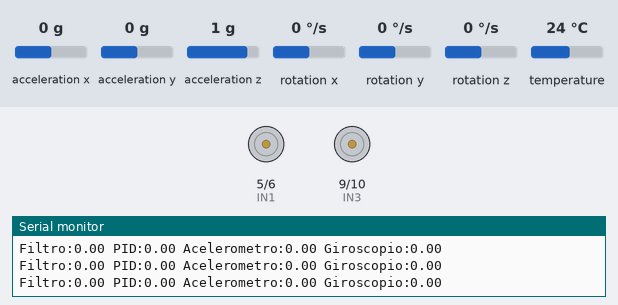
Recording of a sketch running on a simulated Arduino Uno, built with avr-gcc and run on an emulated ATmega328P. On the bench: motor-driver pin pairs drawn as motors (green arrow = first pin HIGH = forward, orange = second pin HIGH = backward, longer = more drive), the last lines printed to the serial monitor. The inputs (shaded band) are chosen by the test bench; at power-on: acceleration x 0 g, rotation y 0 °/s, acceleration y 0 g, acceleration z 1 g, rotation x 0 °/s, rotation z 0 °/s, temperature 24 °C.

Above: at 7.5 s.
7.6 s: acceleration x set to -1.4 g
At 7.73 s:
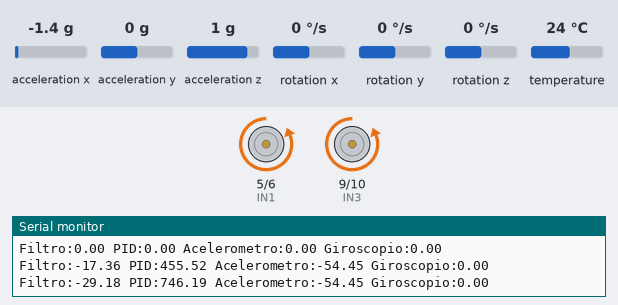
9.3 s: acceleration x set to -1.2 g
11.4 s: acceleration x set to -0.9 g
At 12.2 s:
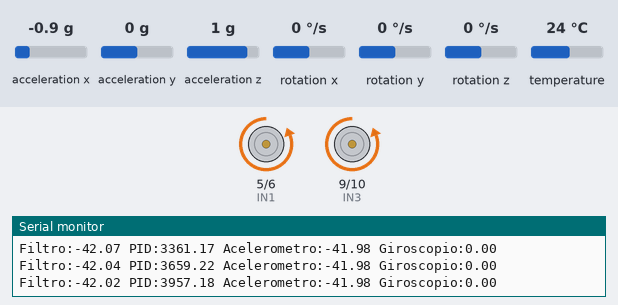
13.0 s: acceleration x set to 0.3 g
16.0 s: acceleration x set to 0.6 g
18.1 s: rotation y set to 100 °/s
At 18.91 s:
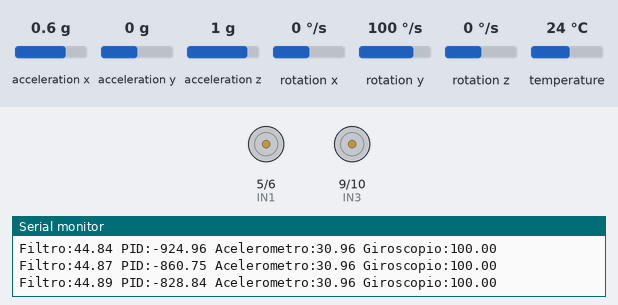
Timing chart, 0 to 22.1 s (numbered marks = the images above; inputs shaded):
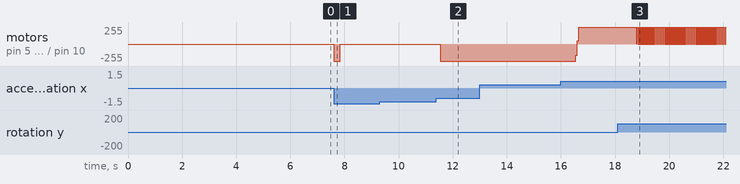

Measured:
- after the input at 7.6 s, motor on pin 5 (IN1) / pin 6 (IN2), motor on pin 9 (IN3) / pin 10 (IN4): stopped → backward 255/255 at once, → stopped 0.24 s later
- after the input at 11.4 s, motor on pin 5 (IN1) / pin 6 (IN2), motor on pin 9 (IN3) / pin 10 (IN4): stopped → backward 255/255 after 0.14 s
- after the input at 18.1 s, motor on pin 5 (IN1) / pin 6 (IN2), motor on pin 9 (IN3) / pin 10 (IN4): alternates forward 255/255 for 0.02 s and stopped for 0.03 s, starting after 0.69 s

The sketch:

robo_equilibrista_v1.ino
```cpp
// Robô autoequilibrante - versão com Adafruit_MPU6050 + PID + L298N

#include <Adafruit_MPU6050.h> // Biblioteca do MPU
#include <Adafruit_Sensor.h>  // Biblioteca padrao de sensores
#include <Wire.h>             // Biblioteca de comunicacao I2C
#include <math.h>

Adafruit_MPU6050 mpu; // Objeto do MPU6050

// liga ou desliga os serial.prints para debugar
bool debug = false;

// ---------- Pinos do Driver L298N ----------
// const int ENA = 5;   // PWM motor direito
const int IN1 = 5;
const int IN2 = 6;
const int IN3 = 9;
const int IN4 = 10;
// const int ENB = 10;  // PWM motor esquerdo

// variáveis do filtro complementar
float angle = 0.0;           // angulo apos o filtro complementar
float alpha = 0.98;          // coeficiente alpha do filtro
unsigned long lastTime = 0;

// variáveis para calibração
float gyroBiasY = 0.0;
float accelBiasX = 0.0, accelBiasY = 0.0, accelBiasZ = 0.0;

// ---------- PID ----------
// setpoint = angulo de equilibrio. Ajuste apos ver o valor de "angle"
// com o robo parado em pe (fisicamente apoiado) no Serial Monitor.
double setpoint = 0;

double erro = 0, erroAnterior = 0;
double integral = 0, derivada = 0;
double saidaPID = 0;

// >>> Estes 3 valores PRECISAM ser ajustados na pratica <<<
// double Kp = -25;
// double Ki = -140;
// double Kd = -0.8;


// double Kp = 12.5077;
// double Ki = 350.0724;
// double Kd = 0.3098;

double Kp = 14.2;
double Ki = 130;
double Kd = 0.52;

void calibrateSensors() {
  Serial.println("Calibrando. Nao mova o sensor...");
  delay(2000);

  const int samples = 1000;
  float sumGyroY = 0;
  float sumAccelX = 0, sumAccelY = 0, sumAccelZ = 0;

  for (int i = 0; i < samples; i++) {
    sensors_event_t a, g, temp;
    mpu.getEvent(&a, &g, &temp);

    sumGyroY += g.gyro.y;
    sumAccelX += a.acceleration.x;
    sumAccelY += a.acceleration.y;
    sumAccelZ += a.acceleration.z;
    delay(2);
  }

  gyroBiasY = sumGyroY / samples;

  accelBiasZ = (sumAccelZ / samples) + 9.81;
  accelBiasY = (sumAccelY / samples) - 0.0;
  accelBiasX = (sumAccelX / samples) - 0.0;

  if (!debug) {
    Serial.print("Gyro Y bias: ");
    Serial.print(gyroBiasY * 180 / PI, 4);
    Serial.println(" deg/s");

    Serial.print("Accel bias X: ");
    Serial.print(accelBiasX, 4);
    Serial.print(" Y: ");
    Serial.print(accelBiasY, 4);
    Serial.print(" Z: ");
    Serial.println(accelBiasZ, 4);
  }
}


void moverMotores(int velocidade) {
  velocidade = constrain(velocidade, -255, 255);

  if (velocidade >= 0) {
    // Frente
    analogWrite(IN2, velocidade); digitalWrite(IN1, LOW);
    analogWrite(IN4, velocidade); digitalWrite(IN3, LOW);
  } else {
    // Tras
    analogWrite(IN1, -velocidade); digitalWrite(IN2, LOW);
    analogWrite(IN3, -velocidade); digitalWrite(IN4, LOW);
  }
  // analogWrite(ENA, velocidade);
  // analogWrite(ENB, velocidade);
}

void setup(void) {
  Serial.begin(115200);
  while (!Serial) {
    delay(10);
  }

  // pinMode(ENA, OUTPUT); pinMode(ENB, OUTPUT);
  pinMode(IN1, OUTPUT); pinMode(IN2, OUTPUT);
  pinMode(IN3, OUTPUT); pinMode(IN4, OUTPUT);


  if (!mpu.begin()) {
    Serial.println("MPU6050 nao conectada");
    while (1) {
      delay(10);
    }
  }

  mpu.setAccelerometerRange(MPU6050_RANGE_2_G);
  mpu.setGyroRange(MPU6050_RANGE_250_DEG);
  mpu.setFilterBandwidth(MPU6050_BAND_21_HZ);

  calibrateSensors();

  // Leitura inicial calibrada, para nao comecar o filtro do zero
  sensors_event_t a, g, temp;
  mpu.getEvent(&a, &g, &temp);

  float ax = a.acceleration.x - accelBiasX;
  float az = a.acceleration.z - accelBiasZ;
  angle = atan2(ax, -az) * 180.0 / PI;

  lastTime = micros();
}

void loop() {
  sensors_event_t a, g, temp;
  mpu.getEvent(&a, &g, &temp);

  unsigned long currentTime = micros();
  float dt = (currentTime - lastTime) / 1000000.0;

  if (dt > 0.1 || dt <= 0) return;

  lastTime = currentTime;

  // Aplica calibracao
  float ax = a.acceleration.x - accelBiasX;
  float az = a.acceleration.z - accelBiasZ;

  float gy = (g.gyro.y - gyroBiasY) * 180.0 / PI; // deg/s

  float accelAngle = atan2(ax, -az) * 180.0 / PI;

  // Filtro complementar
  angle = alpha * (angle + gy * dt) + (1.0 - alpha) * accelAngle;

  // --- Controle PID ---
  erro = setpoint - angle;
  integral += erro * dt;
  integral = constrain(integral, -300, 300); // anti-windup

  derivada = (erro - erroAnterior) / dt;
  saidaPID = Kp * erro + Ki * integral + Kd * derivada;
  erroAnterior = erro;

  // Se o robo tombou demais, desliga os motores e zera o integral
  if (abs(angle) > 45) {
    moverMotores(0);
    integral = 0;
  } else {
    moverMotores((int)saidaPID);
  }

  // Debug a cada 50ms, sem travar o loop
  static unsigned long lastPrint = 0;
  if (!debug) {
    if (millis() - lastPrint > 50) {
      Serial.print("Filtro:");
      Serial.print(angle, 2);
      Serial.print(" PID:");
      Serial.print(saidaPID, 2);
      Serial.print(" Acelerometro:");
      Serial.print(accelAngle, 2);
      Serial.print(" Giroscopio:");
      Serial.print(gy, 2);
      Serial.println();
      lastPrint = millis();
    }
  }
}
```
